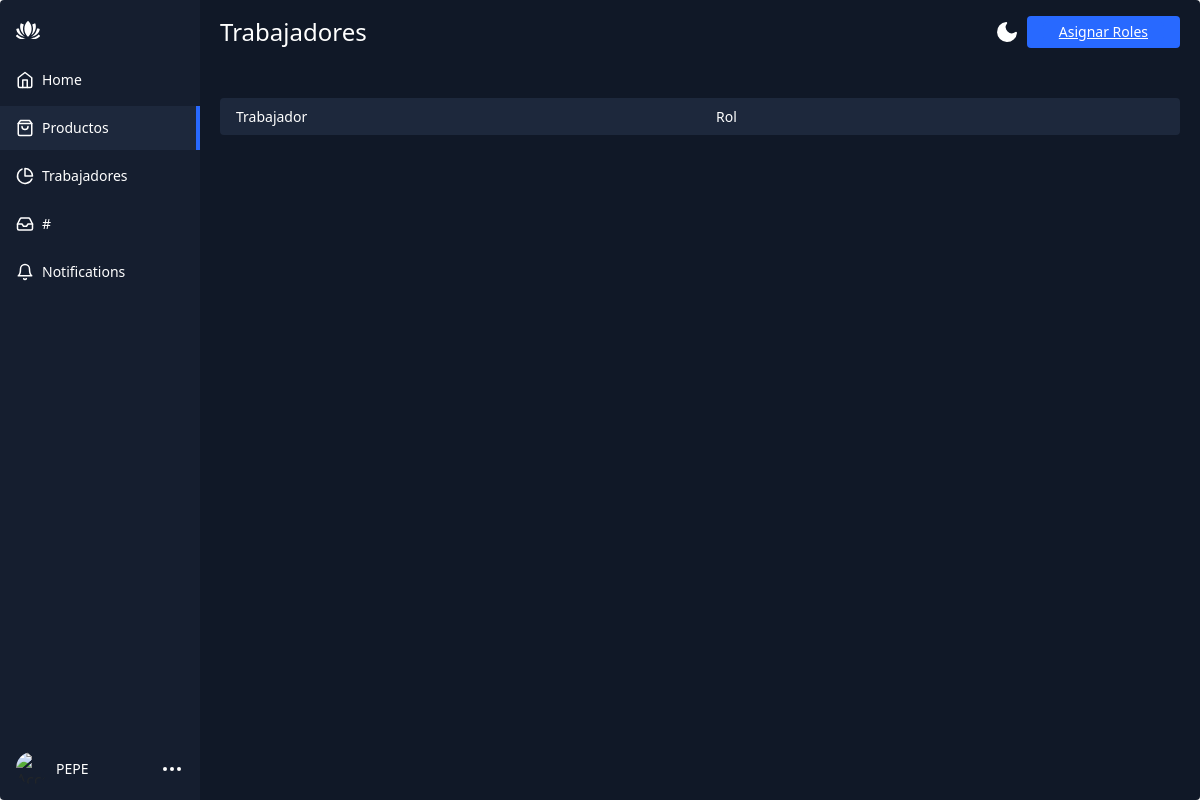
Before: /lista-trabajadores/ (signed in) with the older database file.
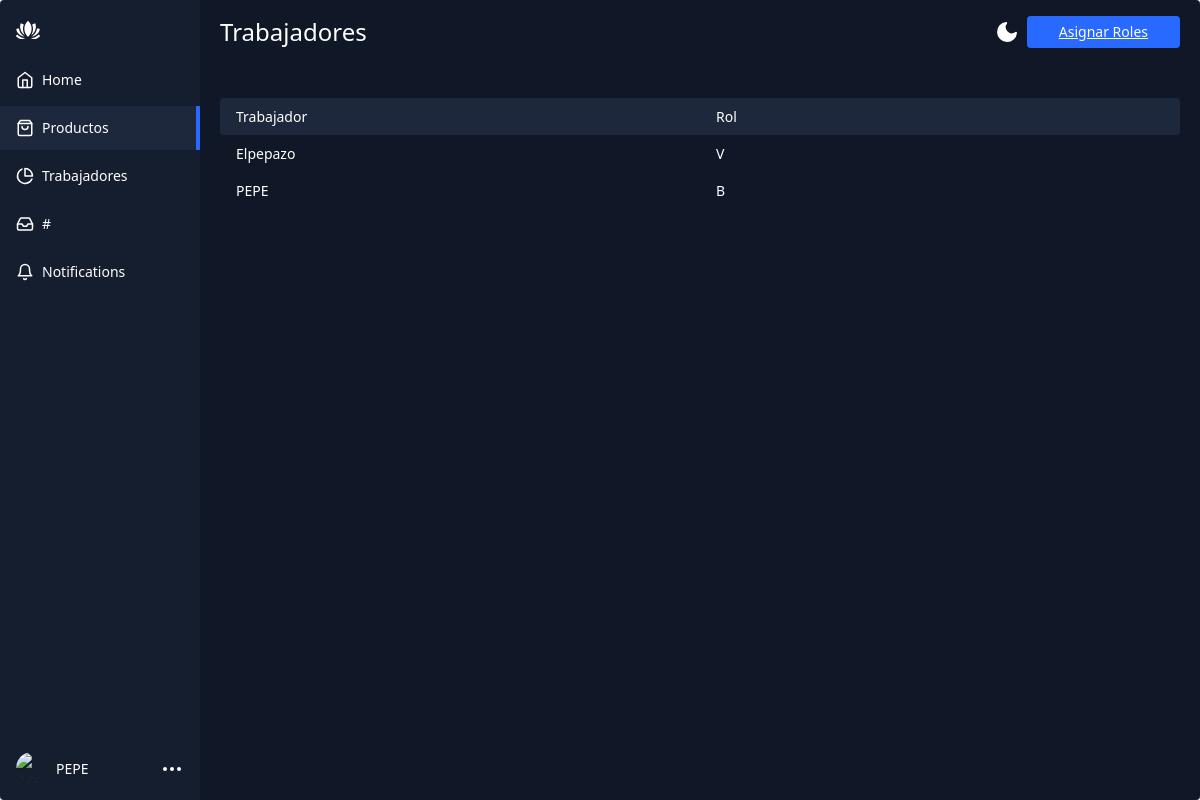
After: the same page with the newer database file.
### guitar/models.py (models this page shows, shortened)
class Trabajador(models.Model):
    roles_choices = [
        ("E","Estandar"),
        ("V","Vendedor"),
        ("B","Bodeguero")
    ]
    user = models.OneToOneField(User,on_delete=models.CASCADE,null=True)
    rol = models.CharField(max_length=1,choices=roles_choices,default="E")

### guitar/views.py (the view)
# urls.py: path('lista-trabajadores/',views.listaTrabajadores,name="listaTrabajadores"),
def listaTrabajadores(request):
    trabajadores = Trabajador.objects.all()
    context = {'trabajadores':trabajadores}
    return render(request,'guitar/vistaAdmin/listaTrabajadores.html',context)

### guitar/context_processor.py (called while the page is built)
def total_carrito(request):
    total = 0
    if request.user.is_authenticated or not request.user.is_authenticated:
        if "carrito" in request.session.keys():
            for key, value in request.session["carrito"].items():
                total += int(value["acumulado"])
    return {"total_carrito": total}

### guitar/templates/guitar/vistaAdmin/listaTrabajadores.html (shortened to what this page needs)
<!DOCTYPE html>
<html lang="en" >
<head>
    {% load static %}
  <link rel="stylesheet" href="https://cdnjs.cloudflare.com/ajax/libs/normalize/5.0.0/normalize.min.css">
    <link rel="stylesheet" href="{% static 'css/styleHomeAdmin.css' %}">
    <link href="https://cdn.jsdelivr.net/npm/bootstrap@5.0.2/dist/css/bootstrap.min.css" rel="stylesheet">
</head>
<body>
<div class="app-container">
  <div class="sidebar">
    <div class="sidebar-header">
      <div class="app-icon">
      </div>
    </div>
    <ul class="sidebar-list">
      <li class="sidebar-list-item">
        <a href="#">
          <svg xmlns="http://www.w3.org/2000/svg" width="18" height="18" viewBox="0 0 24 24" fill="none" stroke="currentColor" stroke-width="2" stroke-linecap="round" stroke-linejoin="round" class="feather feather-home"><path d="M3 9l9-7 9 7v11a2 2 0 0 1-2 2H5a2 2 0 0 1-2-2z"/><polyline points="9 22 9 12 15 12 15 22"/></svg>
          <span>Home</span>
        </a>
      </li>
      <li class="sidebar-list-item active">
        <a href="{% url 'listaProductos' %}">
          <span>Productos</span>
        </a>
      </li>
      <li class="sidebar-list-item">
        <a href="{% url 'listaTrabajadores' %}">
          <svg xmlns="http://www.w3.org/2000/svg" width="18" height="18" viewBox="0 0 24 24" fill="none" stroke="currentColor" stroke-width="2" stroke-linecap="round" stroke-linejoin="round" class="feather feather-pie-chart"><path d="M21.21 15.89A10 10 0 1 1 8 2.83"/><path d="M22 12A10 10 0 0 0 12 2v10z"/></svg>
          <span>Trabajadores</span>
        </a>
      </li>
      <li class="sidebar-list-item">
        <a href="#">
          <span>#</span>
        </a>
      </li>
      <li class="sidebar-list-item">
        <a href="#">
          <svg xmlns="http://www.w3.org/2000/svg" width="18" height="18" viewBox="0 0 24 24" fill="none" stroke="currentColor" stroke-width="2" stroke-linecap="round" stroke-linejoin="round" class="feather feather-bell"><path d="M18 8A6 6 0 0 0 6 8c0 7-3 9-3 9h18s-3-2-3-9"/><path d="M13.73 21a2 2 0 0 1-3.46 0"/></svg>
          <span>Notifications</span>
        </a>
      </li>
    </ul>
    {% if user.is_authenticated %}
    <div class="account-info">
      <div class="account-info-picture">
        <img src="https://images.unsplash.com/photo-1527736947477-2790e28f3443?ixid=MnwxMjA3fDB8MHxzZWFyY2h8MTE2fHx3b21hbnxlbnwwfHwwfHw%3D&ixlib=rb-1.2.1&auto=format&fit=crop&w=900&q=60" alt="Account">
      </div>
      <div class="account-info-name">{{user.username}}</div>
      <button class="account-info-more">
        <svg xmlns="http://www.w3.org/2000/svg" width="24" height="24" viewBox="0 0 24 24" fill="none" stroke="currentColor" stroke-width="2" stroke-linecap="round" stroke-linejoin="round" class="feather feather-more-horizontal"><circle cx="12" cy="12" r="1"/><circle cx="19" cy="12" r="1"/><circle cx="5" cy="12" r="1"/></svg>
      </button>
    </div>
    {% endif %}
  </div>
  <div class="app-content">
    <div class="app-content-header" style="margin-bottom: 50px;">
      <h1 class="app-content-headerText">Trabajadores</h1>
      <button class="mode-switch" title="Switch Theme">
        <svg class="moon" fill="none" stroke="currentColor" stroke-linecap="round" stroke-linejoin="round" stroke-width="2" width="24" height="24" viewBox="0 0 24 24">
          <defs></defs>
          <path d="M21 12.79A9 9 0 1111.21 3 7 7 0 0021 12.79z"></path>
        </svg>
      </button>
      <button class="app-content-headerButton"><a href="{% url 'asignarRoles' %}" class="app-content-headerButton">Asignar Roles</a></button>
    </div>
    <div class="products-area-wrapper tableView">
      <div class="products-header">
        <div class="product-cell image">
          Trabajador
        </div>
        <div class="product-cell price">Rol</div>
      </div>
      {% for trabajador in trabajadores %}
      <div class="products-row">
          <div class="product-cell image">
            <span>{{trabajador.user}}</span>
          </div>
        <div class="product-cell category"><span class="cell-label">Category:</span>{{trabajador.rol}}</div>
    </div>
    {% endfor %}
  </div>
</div>
</body>
</html>

Changed rows visible on the page:
added Trabajador: user "Elpepazo", rol "V"
added Trabajador: user "PEPE", rol "B"
